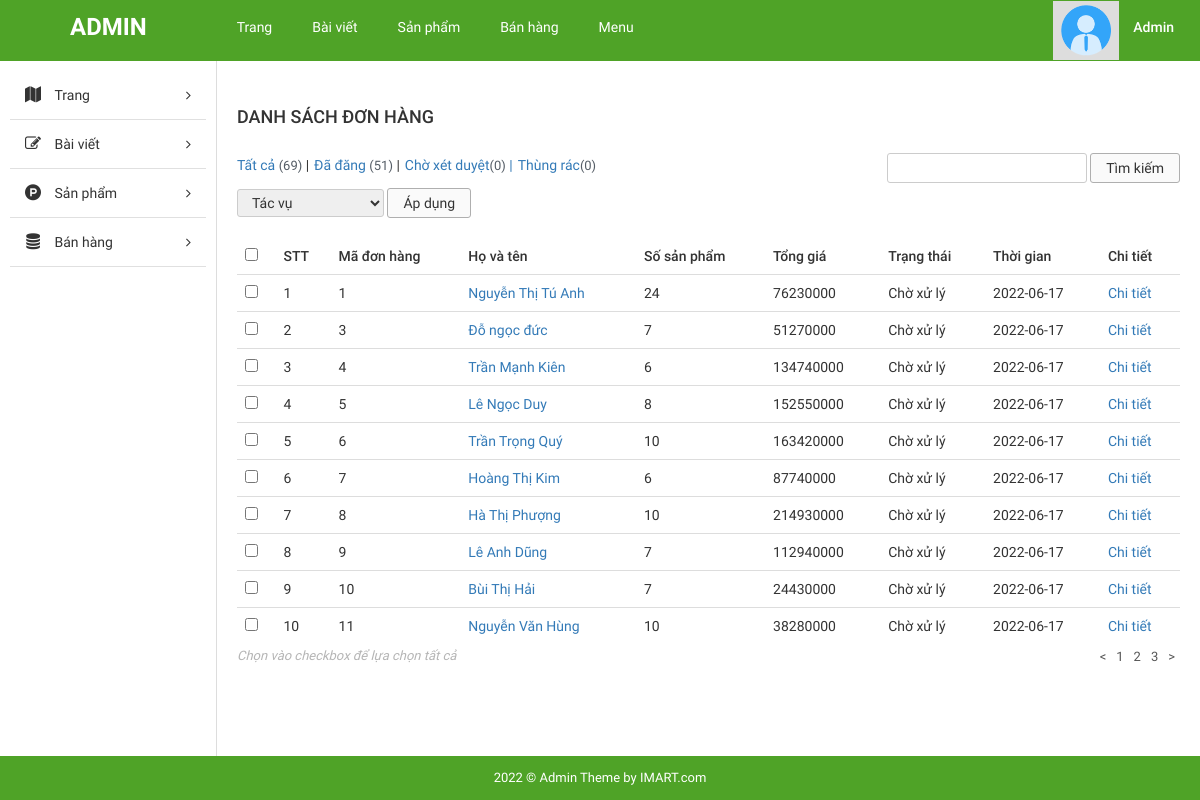
Screenshot of /admin/index.php?page=list_order with the database file from the repository.
### tables this page shows
CREATE TABLE `tbl_order` (
  `order_id` int(11) NOT NULL,
  `total_price` int(50) NOT NULL,
  `date` date NOT NULL,
  `transport_fee` int(11) NOT NULL,
  `status` varchar(50) NOT NULL,
  `user_id` int(11) NOT NULL,
  `email` varchar(100) NOT NULL,
  `phone_num` varchar(12) NOT NULL,
  `address` varchar(100) NOT NULL,
  `note` text NOT NULL
);

CREATE TABLE `tbl_user` (
  `user_id` int(20) NOT NULL,
  `username` varchar(30) NOT NULL,
  `pass` varchar(100) NOT NULL,
  `fullname` varchar(100) NOT NULL,
  `email` varchar(40) NOT NULL,
  `gender` varchar(10) NOT NULL,
  `phone_num` varchar(15) NOT NULL,
  `address` varchar(100) NOT NULL,
  `rule_user` int(1) NOT NULL
);

### admin/lib/order.php (called while the page is built)
<?php
function get_detail_order()
{
    global $con;
    $sql = "with tab as (
        select order_id, sum(quantity) sl from tbl_orderdetail GROUP BY order_id
    )
    SELECT * from tab inner join
    tbl_order on tab.order_id = tbl_order.order_id
    INNER JOIN tbl_user on tbl_order.user_id = tbl_user.user_id
    ;";
    $result = mysqli_query($con, $sql);
    $list_order = array();
    if (mysqli_num_rows($result)) {
        while ($row = mysqli_fetch_assoc($result)) {
            array_push($list_order, $row);
        }
    }
    return $list_order;
}
?>

### admin/pages/list_order.php (the view, shortened to what this page needs)
<?php
$list_order = get_detail_order();
?>
<div id="main-content-wp" class="list-product-page">
    <div class="wrap clearfix">
        <?php require 'inc/sidebar.php'; ?>
        <div id="content" class="fl-right">
            <div class="section" id="title-page">
                <div class="clearfix">
                    <h3 id="index" class="fl-left">Danh sách đơn hàng</h3>
                </div>
            </div>
            <div class="section" id="detail-page">
                <div class="section-detail">
                    <div class="filter-wp clearfix">
                        <ul class="post-status fl-left">
                            <li class="all"><a href="">Tất cả <span class="count">(69)</span></a> |</li>
                            <li class="publish"><a href="">Đã đăng <span class="count">(51)</span></a> |</li>
                            <li class="pending"><a href="">Chờ xét duyệt<span class="count">(0)</span> |</a></li>
                            <li class="pending"><a href="">Thùng rác<span class="count">(0)</span></a></li>
                        </ul>
                        <form method="GET" class="form-s fl-right">
                            <input type="text" name="s" id="s">
                            <input type="submit" name="sm_s" value="Tìm kiếm">
                        </form>
                    </div>
                    <div class="actions">
                        <form method="GET" action="" class="form-actions">
                            <select name="actions">
                                <option value="0">Tác vụ</option>
                            </select>
                            <input type="submit" name="sm_action" value="Áp dụng">
                        </form>
                    </div>
                    <div class="table-responsive">
                        <table class="table list-table-wp">
                            <thead>
                                <tr>
                                    <td><input type="checkbox" name="checkAll" id="checkAll"></td>
                                    <td><span class="thead-text">STT</span></td>
                                    <td><span class="thead-text">Mã đơn hàng</span></td>
                                    <td><span class="thead-text">Họ và tên</span></td>
                                    <td><span class="thead-text">Số sản phẩm</span></td>
                                    <td><span class="thead-text">Tổng giá</span></td>
                                    <td><span class="thead-text">Trạng thái</span></td>
                                    <td><span class="thead-text">Thời gian</span></td>
                                    <td><span class="thead-text">Chi tiết</span></td>
                                </tr>
                            </thead>
                            <tbody>
                                <?php if (count($list_order) > 0) { $count=0; foreach ($list_order as $item) { $count++;?>
                                    <tr>
                                        <td><input type="checkbox" name="checkItem" class="checkItem"></td>
                                        <td><span class="tbody-text"><?= $count;?></h3></span>
                                        <td><span class="tbody-text"><?= $item['order_id'];?></h3></span>
                                        <td>
                                            <div class="tb-title fl-left">
                                                <a href="" title=""><?= $item['fullname'];?></a>
                                            </div>
                                        </td>
                                        <td><span class="tbody-text"><?= $item['sl'];?></span></td>
                                        <td><span class="tbody-text"><?= $item['total_price'];?></span></td>
                                        <td><span class="tbody-text"><?= $item['status'];?></span></td>
                                        <td><span class="tbody-text"><?= $item['date'];?></span></td>
                                        <td><a href="?page=detail_order&order_id=<?= $item['order_id'];?>" title="" class="tbody-text">Chi tiết</a></td>
                                    </tr>
                                <?php }}?>
                            </tbody>
                        </table>
                    </div>
                </div>
            </div>
            <div class="section" id="paging-wp">
                <div class="section-detail clearfix">
                    <p id="desc" class="fl-left">Chọn vào checkbox để lựa chọn tất cả</p>
                    <ul id="list-paging" class="fl-right">
                        <li>
                            <a href="" title=""><</a>
                        </li>
                        <li>
                            <a href="" title="">1</a>
                        </li>
                        <li>
                            <a href="" title="">2</a>
                        </li>
                        <li>
                            <a href="" title="">3</a>
                        </li>
                        <li>
                            <a href="" title="">></a>
                        </li>
                    </ul>
                </div>
            </div>
        </div>
    </div>
</div>

### admin/public/css/import/global.css (style rules this page uses)
body { font-family: "Roboto Regular"; font-size: 14px; line-height: 24px; color: #333; }
.fl-left { float: left; }
.fl-right { float: right; }
ul li { list-style: none!important; }
a { text-decoration: none!important; }

### admin/public/css/import/list_post.css (style rules this page uses)
#content { width: 82%; border-left: 1px solid #ddd; padding: 20px; }
#index { font-family: 'Roboto Medium'; font-weight: normal; text-transform: uppercase; font-size: 18px; padding: 24px 0px; }
.list-table-wp thead tr td { font-family: 'Roboto Medium'; font-weight: normal; }
.tb-title { width: 75%; display: -webkit-box; -webkit-line-clamp: 1; -moz-line-clamp: 1; -o-line-clamp: 1; -webkit-box-orient: vertical; -moz-box-orient: vertical; -o-box-orient: vertical; max-height: 100%; overflow: hidden; }
#paging-wp #desc { font-size: 13px; color: #b5b5b5; font-style: italic; }
#list-paging li { float: left; }
#list-paging li a { display: inline-block; color: #555; font-size: 13px; padding: 0px 5px; }
.filter-wp { margin-bottom: 5px; }
.actions { margin-bottom: 20px; }
.post-status li { float: left; font-size: 14px; margin-right: 5px; }
.post-status li .count { color: #555d66; font-size: 13px; display: inline-block; }
.form-s input[type="text"], .form-actions select { border-radius: 3px; border: 1px solid #ccc; padding: 2px 10px; }
.form-s input[type="submit"], .form-actions input[type="submit"] { border-radius: 3px; border: 1px solid #afafaf; padding: 2px 15px; background: #fafafa; }
.form-actions select { padding: 4px 10px; }

### admin/public/css/import/menu.css (style rules this page uses)
.actions select { border-radius: 3px; border: 1px solid #ccc; padding: 4px 10px; }

### admin/public/css/import/detail_order.css (style rules this page uses)
.table { margin-bottom: 0!important; }

### rows the page displays
tbl_order: order_id "1", user.fullname "Nguyễn Thị Tú Anh", sl "24", total_price "76230000", status "Chờ xử lý", date "2022-06-17"
tbl_order: order_id "3", user.fullname "Đỗ ngọc đức", sl "7", total_price "51270000", status "Chờ xử lý", date "2022-06-17"
tbl_order: order_id "4", user.fullname "Trần Mạnh Kiên", sl "6", total_price "134740000", status "Chờ xử lý", date "2022-06-17"
tbl_order: order_id "5", user.fullname "Lê Ngọc Duy", sl "8", total_price "152550000", status "Chờ xử lý", date "2022-06-17"
tbl_order: order_id "6", user.fullname "Trần Trọng Quý", sl "10", total_price "163420000", status "Chờ xử lý", date "2022-06-17"
tbl_order: order_id "7", user.fullname "Hoàng Thị Kim", sl "6", total_price "87740000", status "Chờ xử lý", date "2022-06-17"
tbl_order: order_id "8", user.fullname "Hà Thị Phượng", sl "10", total_price "214930000", status "Chờ xử lý", date "2022-06-17"
tbl_order: order_id "9", user.fullname "Lê Anh Dũng", sl "7", total_price "112940000", status "Chờ xử lý", date "2022-06-17"
tbl_order: order_id "10", user.fullname "Bùi Thị Hải", sl "7", total_price "24430000", status "Chờ xử lý", date "2022-06-17"
tbl_order: order_id "11", user.fullname "Nguyễn Văn Hùng", sl "10", total_price "38280000", status "Chờ xử lý", date "2022-06-17"
